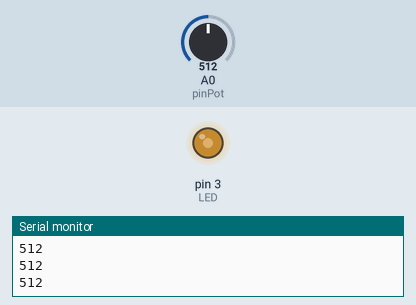
Bench run of a sketch on a simulated Arduino Uno, built with avr-gcc and run on an emulated ATmega328P. On the bench: output pins drawn as LEDs (lit = HIGH), the last lines printed to the serial monitor. The test bench sets the inputs (shaded band); at power-on: A0 (pinPot) = 512.

Above: at 1.2 s.
1.3 s: A0 (pinPot) set to 716
At 2.5 s:
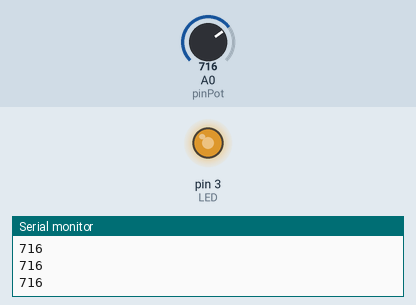
2.8 s: A0 (pinPot) set to 900
At 4.0 s:
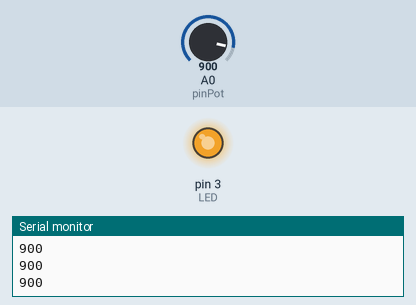
4.3 s: A0 (pinPot) set to 122
At 5.0 s:
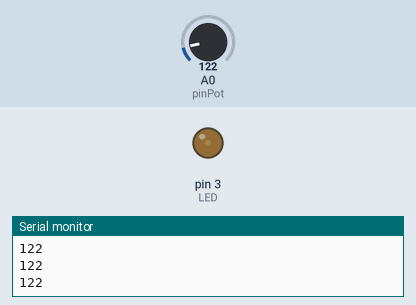
5.8 s: A0 (pinPot) set to 0
At 6.2 s:
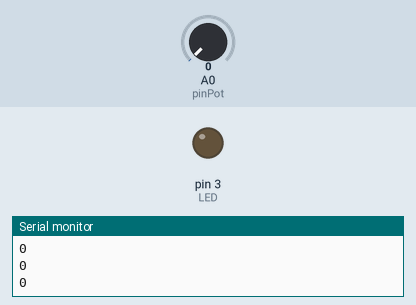
Timing chart, 0 to 8.3 s (numbered marks = the images above; inputs shaded):
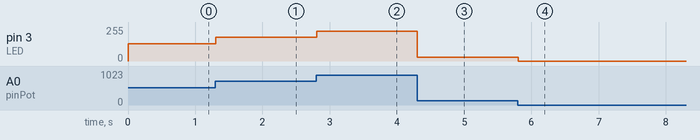

The sketch:

ex5.ino
```cpp
int pinPot = A0;
int LED = 3;

void setup() {
  pinMode(pinPot, INPUT_PULLUP);
  pinMode(LED, OUTPUT);
  Serial.begin(9600);
}

void loop() {
  int statePot = analogRead(pinPot);

  Serial.println(statePot);
  analogWrite(LED, statePot / 4);
}
```

Measured:
- after the input at 1.3 s, pin 3 (LED): 128/255 → 179/255 at once
- after the input at 2.8 s, pin 3 (LED): 179/255 → 225/255 at once
- after the input at 4.3 s, pin 3 (LED): 225/255 → 30/255 at once
- after the input at 5.8 s, pin 3 (LED): 30/255 → 0/255 at once
